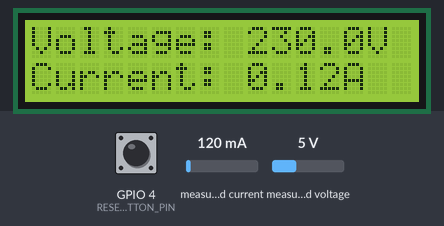
The sketch below on a simulated ESP32. Shown: 16×2 character LCD. The inputs (shaded band) are chosen by the test bench; at power-on: GPIO 4 (RESET_BUTTON_PIN) HIGH, measured current 120 mA, measured voltage 5 V. WiFi joins after 1.5 s; servers stay silent unless stated; EEPROM starts erased; what the sketch prints to the serial monitor is not drawn.

Above: at 6.6 s.
6.7 s: GPIO 4 (RESET_BUTTON_PIN) pulled LOW for 3.2 s
At 10.3 s:
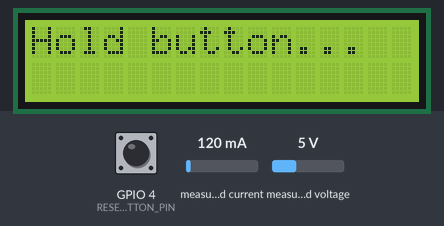
16.1 s: GPIO 4 (RESET_BUTTON_PIN) pulled LOW for 3.2 s
At 19.7 s:
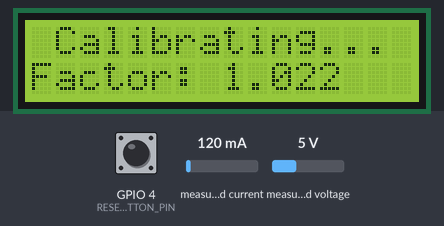
22.8 s: measured current set to 40 mA
At 26.5 s:
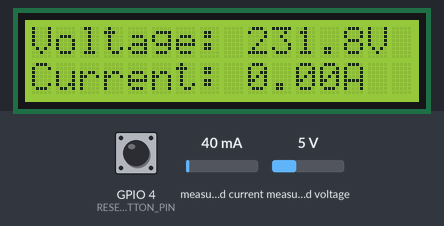
30.2 s: measured current set to 500 mA
At 32.3 s:
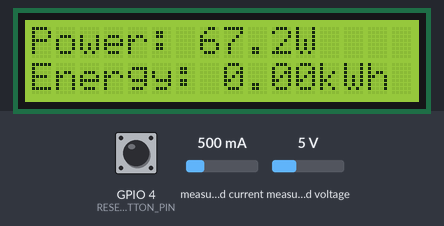
35.4 s: measured voltage set to 0.3 V
At 42.2 s:
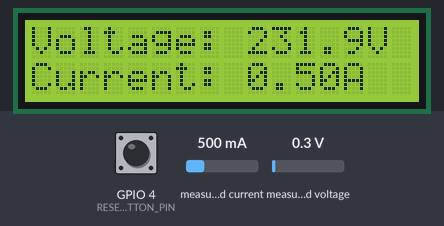
43.0 s: measured voltage set to 3.8 V
At 45.1 s:
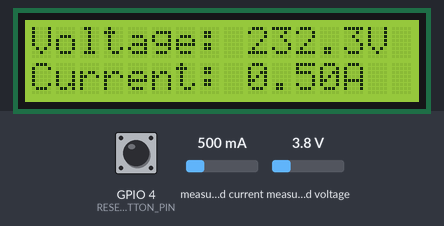
Timing chart, 0 to 46.6 s (numbered marks = the images above; inputs shaded):
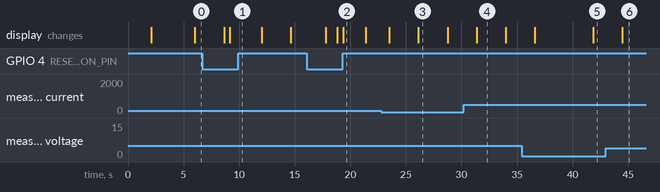

Measured:
- after the input at 6.7 s, the display: first differs from a run without the input after 2.5 s (image 1)
- after the input at 16.1 s, the display: first changes after 1.7 s (image 2 shows a later state)
- after the input at 30.2 s, the display: changes after 1.2 s (image 4)
- what the display in image 2 shows lasts 2.0 s, from 19.4 s to 21.4 s
- what the display in image 3 shows lasts 2.6 s, from 26.1 s to 28.7 s

The sketch:

iot_smart_energy_meter.ino
```cpp
// (licence header left out)
// ======================= USER CONFIGURATION =======================

// 1. Blynk IoT Credentials
#define BLYNK_TEMPLATE_ID "YOUR_BLYNK_TEMPLATE_ID"
#define BLYNK_TEMPLATE_NAME "Net Energy Meter"
#define BLYNK_AUTH_TOKEN "YOUR_BLYNK_AUTH_TOKEN"

// 2. WiFi Credentials
char ssid[] = "YOUR_WIFI_SSID";
char pass[] = "YOUR_WIFI_PASSWORD";

// 3. Telegram Bot Credentials (Leave blank if not using)
const String telegramBotToken = "YOUR_BOT_TOKEN_HERE";
const String telegramChatID = "YOUR_CHAT_ID_HERE";
#define TELEGRAM_INTERVAL 600000

// 4. Energy, Pricing & Memory Settings
#define COST_PER_KWH 8.0
#define REFERENCE_VOLTAGE 235.1
#define EEPROM_SAVE_THRESHOLD 0.01 // Save memory only every 0.01 kWh to prevent flash wear

// 5. Hardware Pin Assignments (ESP32)
#define ACS_PIN 34
#define ZMPT_PIN 35
#define RESET_BUTTON_PIN 4

// ==================================================================

#include <WiFi.h>
#include "time.h"
#include <WiFiClient.h>
#include <BlynkSimpleEsp32.h>
#include <Wire.h>
#include <LiquidCrystal_I2C.h>
#include "ACS712.h"
#include <ZMPT101B.h>
#include <EEPROM.h>
#include <HTTPClient.h>
#include <ArduinoJson.h>

BLYNK_CONNECTED() {
  Blynk.syncVirtual(V0);
  Blynk.syncVirtual(V1);
  Blynk.syncVirtual(V2);
  Blynk.syncVirtual(V3);
  Blynk.syncVirtual(V4);
}

ACS712 ACS(ACS_PIN, 3.3, 4095, 125);
ZMPT101B voltageSensor(ZMPT_PIN, 50.0);
LiquidCrystal_I2C lcd(0x27, 16, 2);

float energy_kWh;
float volt, power;
float current_A;
float total_cost;
float vcal = 1.0;
float smoothed_voltage = 0.0;

// Tracking variable for EEPROM wear protection
float last_saved_energy = 0.0;

#define EEPROM_SIZE 512
#define ENERGY_ADDRESS 0
#define VCAL_ADDRESS 4

unsigned long lastTime = 0;
unsigned long lastLcdChange = 0;
unsigned long lastTelegramTime = 0;
int displayPage = 1;

void sendTelegramReport() {
  if (WiFi.status() != WL_CONNECTED) return;

  HTTPClient http;
  String url = "https://api.telegram.org/bot" + telegramBotToken + "/sendMessage";

  http.begin(url);
  http.addHeader("Content-Type", "application/json");

  DynamicJsonDocument doc(256);
  doc["chat_id"] = telegramChatID;

  doc["text"] =
    "📊 Energy Report\n"
    "Voltage: " + String(volt, 1) + " V\n" +
    "Current: " + String(current_A, 2) + " A\n" +
    "Power: " + String(power, 1) + " W\n" +
    "Energy: " + String(energy_kWh, 3) + " kWh\n" +
    "Cost: ₹" + String(total_cost, 2);

  String payload;
  serializeJson(doc, payload);
  http.POST(payload);
  http.end();
}

void setup() {
  Serial.begin(115200);
  pinMode(RESET_BUTTON_PIN, INPUT_PULLUP);

  EEPROM.begin(EEPROM_SIZE);

  // Load Saved Energy Data
  energy_kWh = EEPROM.readFloat(ENERGY_ADDRESS);
  if (isnan(energy_kWh)) energy_kWh = 0.0;

  // Initialize the protection tracker
  last_saved_energy = energy_kWh;

  // Load Voltage Calibration Factor
  vcal = EEPROM.readFloat(VCAL_ADDRESS);
  if (isnan(vcal) || vcal <= 0.0 || vcal > 10.0) vcal = 1.0;

  ACS.autoMidPoint();
  voltageSensor.setSensitivity(500.0f);

  lcd.init();
  lcd.backlight();
  lcd.setCursor(0, 0);
  lcd.print("Circuit Diagrams");
  lcd.setCursor(2, 1);
  lcd.print("Energy Meter");
  delay(2000);
  lcd.clear();

  Blynk.begin(BLYNK_AUTH_TOKEN, ssid, pass);

  lastTime = millis();
  lastLcdChange = millis();
  lastTelegramTime = millis();
}

void loop() {
  Blynk.run();

  // --- Multi-function Hardware Button Logic ---
  if (digitalRead(RESET_BUTTON_PIN) == LOW) {
    unsigned long pressStartTime = millis();
    int action = 0;
    lcd.clear();

    while (digitalRead(RESET_BUTTON_PIN) == LOW) {
      unsigned long heldDuration = millis() - pressStartTime;

      if (heldDuration >= 3000) {
        lcd.setCursor(0, 0);
        lcd.print("Release to RESET");
        action = 2;
      } else if (heldDuration >= 1000) {
        lcd.setCursor(0, 0);
        lcd.print("Release to CAL. ");
        action = 1;
      } else {
        lcd.setCursor(0, 0);
        lcd.print("Hold button...");
      }
      Blynk.run();
      delay(50);
    }

    if (action == 1) {
      // ACTION: CALIBRATE VOLTAGE
      lcd.clear();
      lcd.setCursor(0, 0);
      lcd.print(" Calibrating... ");

      float raw_v = voltageSensor.getRmsVoltage();
      if (raw_v > 20.0) {
        vcal = REFERENCE_VOLTAGE / raw_v;
        EEPROM.writeFloat(VCAL_ADDRESS, vcal);
        EEPROM.commit();

        lcd.setCursor(0, 1);
        lcd.print("Factor: ");
        lcd.print(vcal, 3);
      } else {
        lcd.setCursor(0, 1);
        lcd.print("Error: No Mains!");
      }
      delay(2000);

    } else if (action == 2) {
      // ACTION: FACTORY RESET DATA
      energy_kWh = 0.0;
      total_cost = 0.0;

      // Force save on manual reset
      EEPROM.writeFloat(ENERGY_ADDRESS, energy_kWh);
      EEPROM.commit();
      last_saved_energy = 0.0; // Reset tracker

      lcd.clear();
      lcd.setCursor(0, 0);
      lcd.print("   DATA RESET   ");

      Blynk.virtualWrite(V3, energy_kWh);
      Blynk.virtualWrite(V4, total_cost);
      delay(1500);
    }

    if (action > 0) {
      lastLcdChange = millis();
      lcd.clear();
    }
  }

  // 1. Current Processing
  int noise = ACS.getNoisemV();
  float average = 0;
  for (int i = 0; i < 100; i++) {
    average += ACS.mA_AC();
  }
  float mA = (average / 100.0) - noise;
  float amps = mA / 1000.0;
  (amps > 0.05) ? current_A = amps : current_A = 0.0;

  // 2. Voltage Processing with DIGITAL FILTER
  float raw_voltage = voltageSensor.getRmsVoltage();
  float calibrated_voltage = raw_voltage * vcal;

  if (calibrated_voltage < 50.0) {
    smoothed_voltage = 0.0;
    volt = 0.0;
  } else {
    if (smoothed_voltage < 50.0) smoothed_voltage = calibrated_voltage;
    smoothed_voltage = (smoothed_voltage * 0.8) + (calibrated_voltage * 0.2);
    volt = smoothed_voltage;
  }

  // 3. Power Processing
  power = volt * current_A;

  // 4. Energy & Cost Processing
  unsigned long currentTime = millis();
  float elapsedTimeHours = (currentTime - lastTime) / 3600000.0;
  lastTime = currentTime;

  float kW = power / 1000.0;
  energy_kWh += (kW * elapsedTimeHours);
  total_cost = energy_kWh * COST_PER_KWH;

  // --- 3-Page User Interface Logic ---
  if (currentTime - lastLcdChange >= 4000) {
    displayPage++;
    if (displayPage > 3) {
      displayPage = 1;
    }
    lastLcdChange = currentTime;
    lcd.clear();
  }

  if (displayPage == 1) {
    lcd.setCursor(0, 0);
    lcd.print("Voltage: ");
    lcd.print(volt, 1);
    lcd.print("V  ");
    lcd.setCursor(0, 1);
    lcd.print("Current: ");
    lcd.print(current_A, 2);
    lcd.print("A  ");
  }
  else if (displayPage == 2) {
    lcd.setCursor(0, 0);
    lcd.print("Power: ");
    lcd.print(power, 1);
    lcd.print("W  ");
    lcd.setCursor(0, 1);
    lcd.print("Energy: ");
    lcd.print(energy_kWh, 2);
    lcd.print("kWh");
  }
  else if (displayPage == 3) {
    lcd.setCursor(0, 0);
    lcd.print("Total Cost: ");
    lcd.setCursor(0, 1);
    lcd.print("Rs. ");
    lcd.print(total_cost, 2);
    lcd.print("      ");
  }

  // --- Cloud & Serial Communications ---
  if (currentTime - lastTelegramTime >= TELEGRAM_INTERVAL) {
    sendTelegramReport();
    lastTelegramTime = currentTime;
  }

  Serial.print("Voltage: "); Serial.print(volt, 1); Serial.println(" V");
  Serial.print("Current: "); Serial.print(current_A, 3); Serial.println(" A");
  Serial.print("Power: "); Serial.print(power, 1); Serial.println(" W");
  delay(500);

  // --- EEPROM WEAR PROTECTION LOGIC ---
  // Only write to memory if the energy has increased by the defined threshold
  if (energy_kWh - last_saved_energy >= EEPROM_SAVE_THRESHOLD) {
    EEPROM.writeFloat(ENERGY_ADDRESS, energy_kWh);
    EEPROM.commit();
    last_saved_energy = energy_kWh; // Update the tracker
    Serial.println("*** EEPROM SAVED: Threshold reached ***");
  }

  Blynk.virtualWrite(V0, volt);
  Blynk.virtualWrite(V1, current_A);
  Blynk.virtualWrite(V2, power);
  Blynk.virtualWrite(V3, energy_kWh);
  Blynk.virtualWrite(V4, total_cost);
}
```
